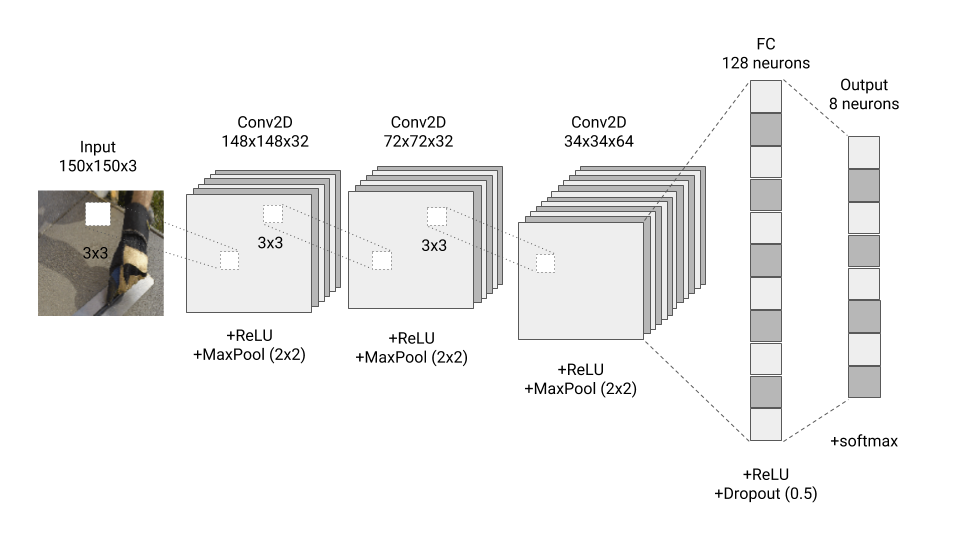
#> input picture simple_cnn/simple_cnn_arch.png, 960 x 540 px
$ python detect_duplicates.py simple_cnn
#> lines starting #> are read from the running program, lines starting #| are printed output that depends on the picture
import os, sys, imagehash
from PIL import Image

if len(sys.argv) < 2:
    print("Usage: python detect_duplicates.py <root-dir>")
    sys.exit(2)

rootdir = sys.argv[1]

hashes = {}

def add_to_hashes(filename,img):
    hashstr = str(imagehash.phash(img))
    if hashstr in hashes:
        hashes[hashstr].append(filename)
    else:
        hashes[hashstr] = [filename]

for subdir, dirs, files in os.walk(rootdir):
    for f in files:

        filename = subdir + '/' + f
        print("Processing " + filename + "...")
        img = Image.open(filename)
#> img is the input picture: PIL image 960x540 RGB; mean R, G, B 240.4, 240.2, 239.9
        # 0 degree hash
        add_to_hashes(filename,img)
#> (the call stopped at in add_to_hashes, `hashstr = str(imagehash.phash(img))`: imagehash is not available in this run)
        # 90 degree hash
        img = img.rotate(90, expand=True)
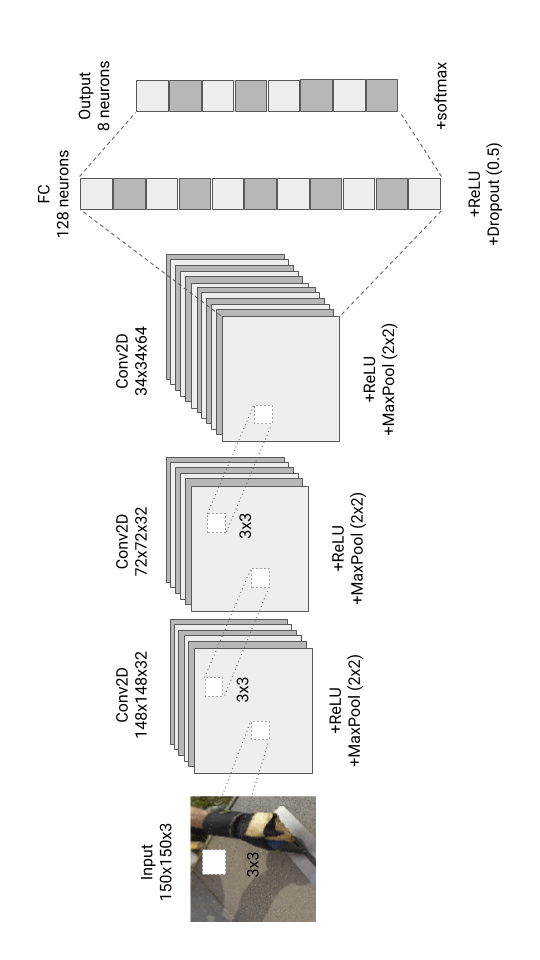
#> img: PIL image 540x960 RGB; mean R, G, B 240.4, 240.2, 239.9
        add_to_hashes(filename,img)
#> (the call stopped at in add_to_hashes, `hashstr = str(imagehash.phash(img))`: imagehash is not available in this run)
        # 180 degree hash
        img = img.rotate(90, expand=True)
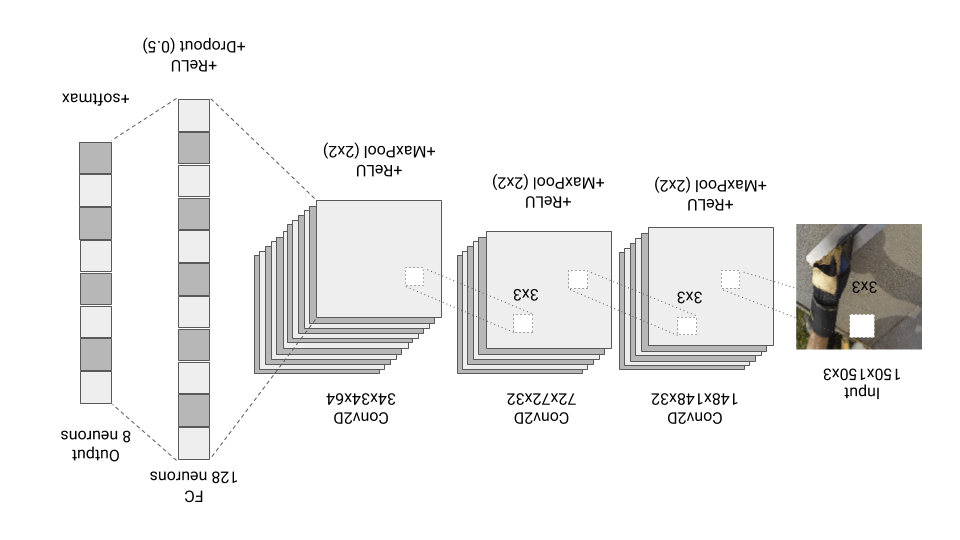
#> img: PIL image 960x540 RGB; mean R, G, B 240.4, 240.2, 239.9
        add_to_hashes(filename,img)
#> (the call stopped at in add_to_hashes, `hashstr = str(imagehash.phash(img))`: imagehash is not available in this run)
        # 270 degree hash
        img = img.rotate(90, expand=True)
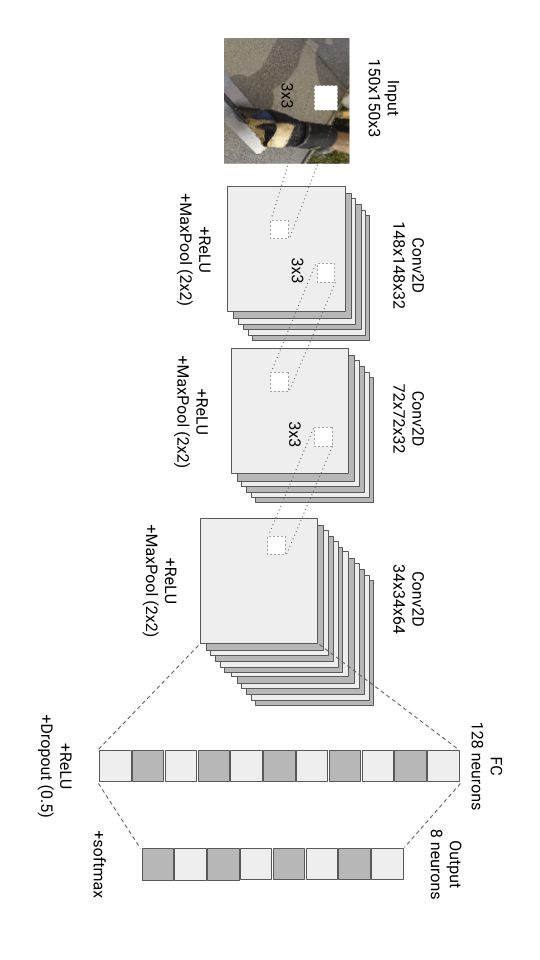
#> img: PIL image 540x960 RGB; mean R, G, B 240.4, 240.2, 239.9
        add_to_hashes(filename,img)
#> (the call stopped at in add_to_hashes, `hashstr = str(imagehash.phash(img))`: imagehash is not available in this run)

        img.close()

for duplist in hashes.values():
    if len(duplist) > 1:
        print("Duplicates detected!")
        print(duplist)
